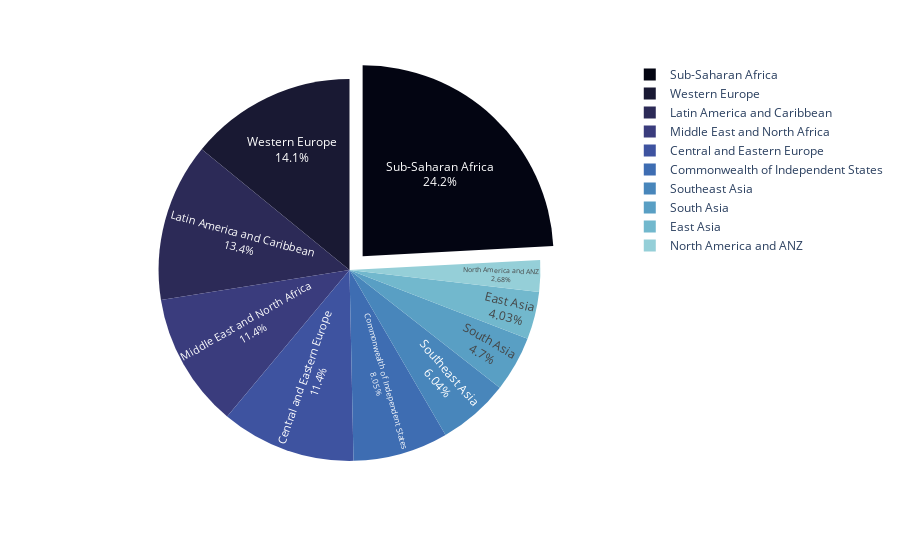

The cell this chart's notebook holds for it:
### Code cell
import plotly.express as px

# Create a DataFrame with counts of each regional indicator
regional_counts = data_2021["Regional indicator"].value_counts().reset_index()
regional_counts.columns = ["Regional indicator", "Count"]

# Create the pie chart
fig = px.pie(regional_counts, values="Count", names="Regional indicator", color_discrete_sequence=px.colors.sequential.ice)
fig.update_traces(pull=[0.1, 0, 0, 0], textposition="inside", textinfo="percent+label")
fig.show()

### Figure 1 — Plotly figure (JSON) as saved in the notebook; plotly's stock layout.template omitted (floating-point values rounded to 4 significant figures)
{"data": [{"domain": {"x": [0, 1], "y": [0, 1]}, "hovertemplate": "Regional indicator=%{label}<br>Count=%{value}<extra></extra>", "labels": ["Sub-Saharan Africa", "Western Europe", "Latin America and Caribbean", "Middle East and North Africa", "Central and Eastern Europe", "Commonwealth of Independent States", "Southeast Asia", "South Asia", "East Asia", "North America and ANZ"], "legendgroup": "", "name": "", "pull": [0.1, 0, 0, 0], "showlegend": true, "textinfo": "percent+label", "textposition": "inside", "type": "pie", "values": [36, 21, 20, 17, 17, 12, 9, 7, 6, 4]}], "layout": {"legend": {"tracegroupgap": 0}, "margin": {"t": 60}, "piecolorway": ["rgb(3, 5, 18)", "rgb(25, 25, 51)", "rgb(44, 42, 87)", "rgb(58, 60, 125)", "rgb(62, 83, 160)", "rgb(62, 109, 178)", "rgb(72, 134, 187)", "rgb(89, 159, 196)", "rgb(114, 184, 205)", "rgb(149, 207, 216)", "rgb(192, 229, 232)", "rgb(234, 252, 253)"]}}
